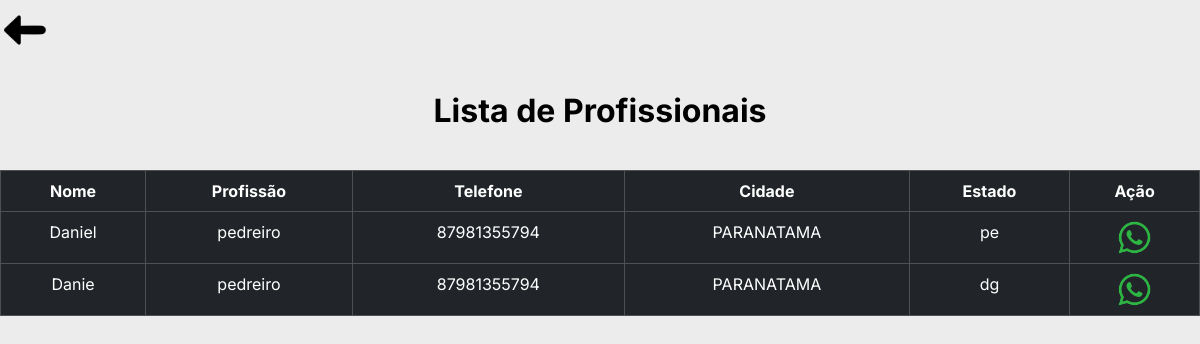
Screenshot of /profissionais/pedreiro with the database file from the repository.
### tables this page shows
CREATE TABLE "profissionais"(
        "ID_profiss" INTEGER PRIMARY KEY AUTOINCREMENT,
        "nome"      TEXT,
        "CPF"       TEXT,
        "telefone"  TEXT,
        "email"     TEXT,
        "endereco"  TEXT,
        "num"       TEXT,
        "bairro"    TEXT,
        "CEP"       TEXT,
        cidade      TEXT,
        "uf"        TEXT,
        "profissao" TEXT
        );

### cliente.py (the view)
@bpclientes_blueprint.route('/profissionais/<profissao>', methods=['GET'])
def list_profissionais(profissao):
    profissionais = obter_profissionais_por_profissao(profissao)
    return render_template('clientes/perfil_profissional.html', profissionais=profissionais)

### cliente.py (called while the page is built)
def obter_profissionais_por_profissao(profissao):
    try:
        with sql.connect("goservice.db") as con:
            cur = con.cursor()
            print(profissao)
            cur.execute('''
                        SELECT * FROM profissionais
                        WHERE profissao = ?;
                    ''', (profissao,))
            dados = cur.fetchall()
            print('ggdgdgg',dados)
            colunas = [column[0] for column in cur.description]
            dados_json = [dict(zip(colunas, row)) for row in dados]
            return dados_json
    except sql.Error as err:
        print(f"Erro ao executar a consulta: {err}")
        return None

### templates/clientes/perfil_profissional.html (shortened to what this page needs)
{% extends 'clientes/base/base_lista.html' %}
{% block customCSS %}
<link rel="stylesheet" href="{{ url_for('static', filename='css/estilosCli/estilo_lista.css')}}">
{% endblock %}
{% block body %}
<h3 class="tit__pag">Lista de Profissionais</h3>
<table class="table table-bordered table-dark bg-dark tabua">
    <thead>
      <tr>
        <th scope="col">Nome</th>
        <th scope="col">Profissão</th>
        <th scope="col">Telefone</th>
        <th scope="col">Cidade</th>
        <th scope="col">Estado</th>
        <th scope="col">Ação</th>
      </tr>
    </thead>
    <tbody>
    {% for profissional in profissionais %}
      <tr>
        <td>{{ profissional['nome']  }}</td>
        <td>{{ profissional['profissao'] }}</td>
        <td>{{ profissional['telefone'] }}</td>
        <td>{{ profissional['cidade'] }}</td>
        <td>{{ profissional['uf'] }}</td>
        <td>
          <a href="https://wa.me/55{{ profissional['telefone'] }}">
            <img class="lista__prof-icone" src="{{ url_for('static', filename='img/whats.png')}}" alt="ícone do whatsapp">
          </a>
        </td>
      </tr>
    {% endfor %}
    </tbody>
  </table>
{% endblock %}

### static/css/estilosCli/estilo_lista.css (style rules this page uses)
:root { --cor-preta: #000; --cor-branca: #FFF; --cor-cinza: #ECECEC; --cor-cinza-escuro: #CBC8C8; --fonte-inter: 'Inter', sans-serif; }
* { margin: 0; padding: 0; box-sizing: border-box; }
body { font-family: 'Inter', sans-serif; background-color: var(--cor-cinza); color: var(--cor-preta); }
.tit__pag { font-size: 32px; font-weight: 700; padding: 1em 0em; display: flex; justify-content: center; }
.lista__prof-icone { width: 35px; }
th,td { text-align: center; }

### rows the page displays
profissionais: nome "Daniel", profissao "pedreiro", telefone "87981355794", cidade "PARANATAMA", uf "pe"
profissionais: nome "Danie", profissao "pedreiro", telefone "87981355794", cidade "PARANATAMA", uf "dg"
